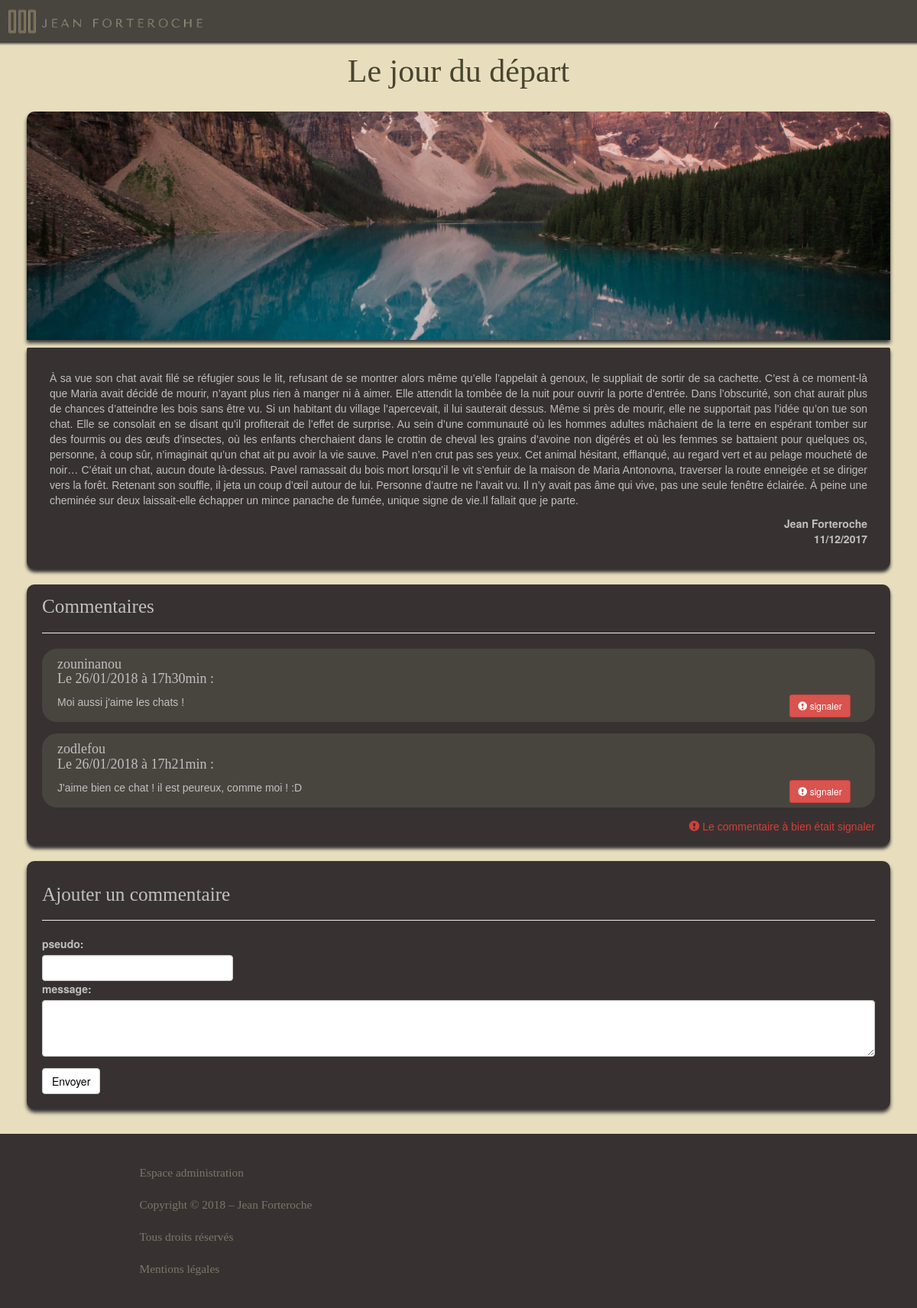
/index.php?action=postView&id=2&report=true, run on the app's committed database.
### tables this page shows
CREATE TABLE IF NOT EXISTS `posts` (
  `id` int(11) NOT NULL AUTO_INCREMENT,
  `title` varchar(255) NOT NULL,
  `content` text NOT NULL,
  `datePost` datetime NOT NULL,
  PRIMARY KEY (`id`)
);

CREATE TABLE IF NOT EXISTS `comments` (
  `id` int(11) NOT NULL AUTO_INCREMENT,
  `id_post` int(11) NOT NULL,
  `report` int(11) NOT NULL DEFAULT '0',
  `pseudo` varchar(15) NOT NULL,
  `content` text NOT NULL,
  `date_comment` datetime NOT NULL,
  PRIMARY KEY (`id`)
);

### src/controler/frontend/FrontendController.php (called while the page is built, shortened)
<?php
require_once('src/model/PostManager.php');
require_once('src/model/CommentManager.php');
class frontendController
{
	 public function postViewReport()
	{
		$postManager = new PostManager();
		$commentManager = new CommentManager();
		$post = $postManager->getPost($_GET['id']);
		$comments = $commentManager->getComments($_GET['id']);
		require('src/view/frontend/postViewReport.php');
	}
}

### src/model/PostManager.php (called while the page is built, shortened)
<?php
class PostManager extends Manager
{
    public function getPost($id)
    {
    	$db = $this->dbConnect();
        $req = $db->prepare('SELECT id, title, content, DATE_FORMAT(datePost, \'%d/%m/%Y\') AS datePost_fr FROM posts WHERE id = ?');
        $req->execute(array($id));
        $post = $req->fetch();
        return $post;
	}
}

### src/model/CommentManager.php (called while the page is built, shortened)
<?php
class CommentManager extends Manager
{
	public function getComments($postId)
	{
		$db = $this->dbConnect();
        $req = $db->prepare('SELECT id, pseudo, id_post, content, DATE_FORMAT(date_comment, \'%d/%m/%Y à %Hh%imin\') AS dateComment_fr FROM comments WHERE id_post = ? ORDER BY date_comment DESC');
        $req->execute(array($postId));
        return $req;
	}
}

### src/view/frontend/postViewReport.php (the view, shortened to what this page needs)
<?php require('./src/view/header.php'); ?>
<div class="container">
	<section>
		<div class="post">
			<h1><?= htmlspecialchars($post['title'])?></h1>
			<img src="public/picture/alaska_banner.jpg" class="alaska_banner">
			<div class="article_post">
				<p><?= htmlspecialchars($post['content'])?></p>
				<ul class="list-unstyled col-lg-offset-10">
					<li>Jean Forteroche</li>
					<li><?= $post['datePost_fr']?></li>
				</ul>
			</div>
		</div>
		<br>
		<div class="comments">
			<h2>Commentaires</h2>
			<hr>
			<?php while ($data = $comments->fetch())
			{ ?>
				<div class="comment">
					<div class="row">
						<h4 class="col-lg-10"><?= htmlspecialchars($data['pseudo']) ?><br>Le <?= $data['dateComment_fr'] ?> :</h4>
					</div>
					<div class="row">
						<p class="col-lg-10 col-sm-10 col-xs-8 "><?= htmlspecialchars($data['content']) ?></p>
						<div class="col-lg-2">
							<div class="button_report">
								<a href="index.php?action=reportComment&amp;id=<?= $data['id'] ?>&amp;postid=<?= $data['id_post'] ?>" class="btn btn-sm btn-danger"><span class="glyphicon glyphicon-exclamation-sign"></span> signaler</a>
							</div>
						</div>
					</div>
				</div>
			<?php } $comments->closeCursor(); ?>
			<p class="comment_report"><span class="glyphicon glyphicon-exclamation-sign"></span> Le commentaire à bien était signaler</p>
		</div>
		<form action="index.php?action=addCommentView&amp;id=<?= $post['id'] ?>" method="post" class="add_comment">
			<div class="row">
				<div class="col-lg-12">
					<br>
				<div class="form">
					<h2>Ajouter un commentaire</h2>
					<hr>
					<div class="form-group">
						<div class="row">
				      		<div class="col-lg-3">
					      		<label for="pseudo">pseudo: </label>
					     		<input id="pseudo" type="text" name="pseudo" class="form-control";>
					     	</div>
					     </div>
					     <div class="row">
					     	<div class="col-lg-12">
					     		<label for="content">message: </label>
					     		<textarea id="content" type="text" name="content" rows="3" class="form-control";></textarea>
					     	</div>
					     </div>
			   		</div>
			   		<button  class="btn btn-default" type="submit">Envoyer</button>
					</div>
				</div>
			</div>
		</form>
	</section>
</div>
<?php require('./src/view/footer.php'); ?>
<?php require('./src/view/template.php'); ?>

### public/css/style.css (style rules this page uses)
body { width:100%; background-color:#e8debe; position: absolute; padding-bottom: 240px; margin-bottom: 0px; min-height: 100%; }
.container { padding-bottom: 20px; padding-right: 20px; padding-left: 20px; margin-right: auto; margin-left: auto; }
img { width: 100%; }
.alaska_banner { margin-top:20px; margin-bottom: 10px; border-radius:10px 10px 0px 0px; box-shadow: 0px 4px 5px; }
.form { padding:20px 20px 20px 20px; background-color: #373231; border-radius: 10px; box-shadow: 0px 4px 5px; }
.form label { color:silver; }
.form .btn { color:#000000; }
section { margin-top:70px; }
section h1 { font-family: 'News Cycle'; color: #48452f; margin-top: 5px; margin-bottom: 10px; font-size: 3em; text-align: center; }
section h2 { margin-top: 10px; font-family: 'News Cycle'; color: silver; font-size: 1.8em; }
section p { text-align: justify; font-family: 'arial'; color: silver; }
section a { color:silver; }
section li { font-weight: bold; color:silver; }
section h4 { font-family:'News Cycle'; color: silver; }
.button_report { margin-left:50px; margin-bottom:5px; }
.article_post { background-color:#373231; padding:30px 30px 20px 30px; border-radius: 2px 2px 10px 10px; box-shadow: 0px 4px 4px; }
.comment_report { color:#D43F3A; text-align:right; }
.article_post li { text-align: right; }
.comments { background-color:#373231; padding:5px 20px 5px 20px; box-shadow:0px 4px 4px; border-radius: 10px 10px 10px 10px; }
.comment { background-color:#48453f; padding: 1px 10px 1px 20px; border-radius: 20px; margin-bottom: 15px; }

### data on the page
posts: title "Le jour du départ", content "À sa vue son chat avait filé se réfugier sous le lit, refusant de se montrer alors même qu’elle l’appelait à genoux, le suppliait de sortir de sa cachette. C’est à ce moment-là que Maria avait décidé de mourir, n’ayant plus rien à manger ni à aimer. Elle attendit la tombée de la nuit pour ouvrir la porte d’entrée. Dans l’obscurité, son chat aurait plus de chances d’atteindre les bois sans être vu. Si un habitant du village l’apercevait, il lui sauterait dessus. Même si près de mourir, elle ne supportait pas l’idée qu’on tue son chat. Elle se consolait en se disant qu’il profiterait de l’effet de surprise. Au sein d’une communauté où les hommes adultes mâchaient de la terre en espérant…"
comments: pseudo "zouninanou", dateComment_fr "26/01/2018 à 17h30min", content "Moi aussi j'aime les chats !"
comments: pseudo "zodlefou", dateComment_fr "26/01/2018 à 17h21min", content "J'aime bien ce chat ! il est peureux, comme moi ! :D"

### other printed values
$post['datePost_fr'] "11/12/2017"
